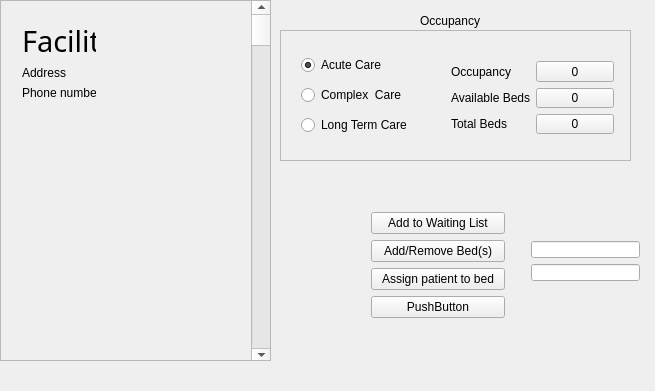
<?xml version="1.0" encoding="UTF-8"?>
<ui version="4.0">
 <class>FacilityWindow</class>
 <widget class="QMainWindow" name="FacilityWindow">
  <property name="geometry">
   <rect>
    <x>0</x>
    <y>0</y>
    <width>655</width>
    <height>391</height>
   </rect>
  </property>
  <property name="windowTitle">
   <string>FacilityWindow</string>
  </property>
  <widget class="QWidget" name="centralWidget">
   <widget class="QScrollArea" name="scrollArea">
    <property name="geometry">
     <rect>
      <x>0</x>
      <y>0</y>
      <width>271</width>
      <height>361</height>
     </rect>
    </property>
    <property name="widgetResizable">
     <bool>true</bool>
    </property>
    <widget class="QWidget" name="scrollAreaWidgetContents">
     <property name="geometry">
      <rect>
       <x>0</x>
       <y>0</y>
       <width>269</width>
       <height>359</height>
      </rect>
     </property>
     <widget class="QScrollBar" name="verticalScrollBar">
      <property name="geometry">
       <rect>
        <x>250</x>
        <y>0</y>
        <width>21</width>
        <height>361</height>
       </rect>
      </property>
      <property name="orientation">
       <enum>Qt::Vertical</enum>
      </property>
     </widget>
     <widget class="QWidget" name="layoutWidget">
      <property name="geometry">
       <rect>
        <x>10</x>
        <y>10</y>
        <width>96</width>
        <height>100</height>
       </rect>
      </property>
      <layout class="QVBoxLayout" name="verticalLayout_3">
       <item>
        <widget class="QLabel" name="lb_Name">
         <property name="font">
          <font>
           <family>AlArabiya</family>
           <pointsize>22</pointsize>
          </font>
         </property>
         <property name="text">
          <string>Facility</string>
         </property>
        </widget>
       </item>
       <item>
        <widget class="QLabel" name="lb_Addr">
         <property name="text">
          <string>Address</string>
         </property>
        </widget>
       </item>
       <item>
        <widget class="QLabel" name="lb_Phone">
         <property name="text">
          <string>Phone number</string>
         </property>
        </widget>
       </item>
      </layout>
     </widget>
    </widget>
   </widget>
   <widget class="QLabel" name="label">
    <property name="geometry">
     <rect>
      <x>420</x>
      <y>10</y>
      <width>81</width>
      <height>21</height>
     </rect>
    </property>
    <property name="text">
     <string>Occupancy</string>
    </property>
   </widget>
   <widget class="QFrame" name="frame">
    <property name="geometry">
     <rect>
      <x>280</x>
      <y>30</y>
      <width>351</width>
      <height>131</height>
     </rect>
    </property>
    <property name="frameShape">
     <enum>QFrame::StyledPanel</enum>
    </property>
    <property name="frameShadow">
     <enum>QFrame::Raised</enum>
    </property>
    <widget class="QWidget" name="layoutWidget">
     <property name="geometry">
      <rect>
       <x>10</x>
       <y>10</y>
       <width>138</width>
       <height>111</height>
      </rect>
     </property>
     <layout class="QVBoxLayout" name="verticalLayout">
      <item>
       <widget class="QRadioButton" name="radioButton">
        <property name="text">
         <string>Acute Care</string>
        </property>
        <property name="checked">
         <bool>true</bool>
        </property>
       </widget>
      </item>
      <item>
       <widget class="QRadioButton" name="radioButton_2">
        <property name="text">
         <string>Complex  Care</string>
        </property>
       </widget>
      </item>
      <item>
       <widget class="QRadioButton" name="radioButton_3">
        <property name="text">
         <string>Long Term Care</string>
        </property>
       </widget>
      </item>
     </layout>
    </widget>
    <widget class="QWidget" name="layoutWidget">
     <property name="geometry">
      <rect>
       <x>160</x>
       <y>20</y>
       <width>185</width>
       <height>95</height>
      </rect>
     </property>
     <layout class="QGridLayout" name="gridLayout">
      <item row="0" column="0">
       <widget class="QLabel" name="label_3">
        <property name="text">
         <string>Occupancy</string>
        </property>
       </widget>
      </item>
      <item row="0" column="1">
       <widget class="QPushButton" name="btn_occ">
        <property name="text">
         <string>0</string>
        </property>
       </widget>
      </item>
      <item row="1" column="0">
       <widget class="QLabel" name="label_2">
        <property name="text">
         <string>Available Beds</string>
        </property>
       </widget>
      </item>
      <item row="1" column="1">
       <widget class="QPushButton" name="btn_avai">
        <property name="text">
         <string>0</string>
        </property>
       </widget>
      </item>
      <item row="2" column="0">
       <widget class="QLabel" name="label_4">
        <property name="text">
         <string>Total Beds</string>
        </property>
       </widget>
      </item>
      <item row="2" column="1">
       <widget class="QPushButton" name="btn_total">
        <property name="text">
         <string>0</string>
        </property>
       </widget>
      </item>
     </layout>
    </widget>
   </widget>
   <widget class="QWidget" name="layoutWidget">
    <property name="geometry">
     <rect>
      <x>0</x>
      <y>0</y>
      <width>2</width>
      <height>2</height>
     </rect>
    </property>
    <layout class="QVBoxLayout" name="verticalLayout_6"/>
   </widget>
   <widget class="QWidget" name="layoutWidget">
    <property name="geometry">
     <rect>
      <x>360</x>
      <y>201</y>
      <width>156</width>
      <height>128</height>
     </rect>
    </property>
    <layout class="QGridLayout" name="gridLayout_2">
     <item row="0" column="0">
      <widget class="QPushButton" name="pushButton_2">
       <property name="text">
        <string>Add to Waiting List</string>
       </property>
      </widget>
     </item>
     <item row="1" column="0">
      <widget class="QPushButton" name="pushButton">
       <property name="text">
        <string>Add/Remove Bed(s)</string>
       </property>
      </widget>
     </item>
     <item row="2" column="0">
      <widget class="QPushButton" name="pushButton_5">
       <property name="text">
        <string>Assign patient to bed</string>
       </property>
      </widget>
     </item>
     <item row="3" column="0">
      <widget class="QPushButton" name="pushButton_6">
       <property name="text">
        <string>PushButton</string>
       </property>
      </widget>
     </item>
    </layout>
   </widget>
   <widget class="QWidget" name="layoutWidget">
    <property name="geometry">
     <rect>
      <x>520</x>
      <y>230</y>
      <width>131</width>
      <height>62</height>
     </rect>
    </property>
    <layout class="QVBoxLayout" name="verticalLayout_2">
     <item>
      <widget class="QLineEdit" name="textAdd"/>
     </item>
     <item>
      <widget class="QLineEdit" name="textAssign"/>
     </item>
    </layout>
   </widget>
  </widget>
 </widget>
 <layoutdefault spacing="6" margin="11"/>
 <resources/>
 <connections/>
</ui>
